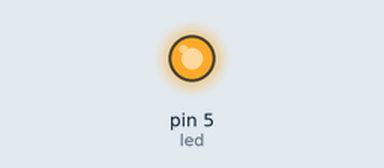
Bench run of a sketch on a simulated Arduino Uno, built with avr-gcc and run on an emulated ATmega328P. Shown: output pins drawn as LEDs (lit = HIGH).

Above: at 0.05 s.
At 2.0 s:
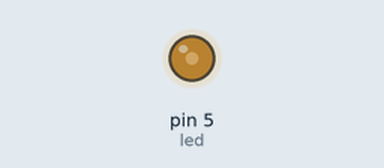
At 4.0 s:
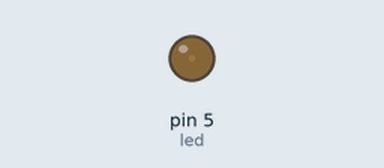
Timing chart, 0 to 5.2 s (numbered marks = the images above):
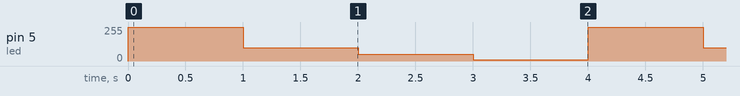

Measured:
- by itself, pin 5 (led): repeats every 4.0 s: 100/255 1.0 s, 50/255 1.0 s, 10/255 1.0 s, 255/255 1.0 s

The sketch:

PWM.ino
```cpp
/*
 * Questo è un semplicissimo esempio di utilizzo della PWM (Pulse With Modulation)
 * per variare la luminosità di un led.
 * Il valore massimo per la PWM è 255, il valore minimo è 0.
 *
 */

#include <Wire.h>

#define led 5

void setup() {

  pinMode(led, OUTPUT);

}

void loop() {

    /*
     * Vario la luminosità del led
     */

    analogWrite(led, 255);
    delay (1000);
    analogWrite(led, 100);
    delay (1000);
    analogWrite(led, 50);
    delay (1000);
    analogWrite(led, 10);
    delay(1000);


}
```
